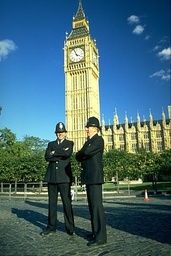
#> input picture task2/policemen.jpg, 171 x 256 px, shrunk from 321 x 481 before the run
$ python task1.py
#> lines starting #> are read from the running program, lines starting #| are printed output that depends on the picture
import sys
import numpy as np

from PIL import Image
from sklearn.cluster import KMeans

class Kmeans:
    def __init__(self, cluster_num, iter_num=10, reuse=1):
        self.cluster_num = cluster_num
        self.iter_num = iter_num
        self.reuse = reuse

        self.values = []
        self.best_value_ind = 0

    def fit_raw(self, X):
        clusters = np.zeros(X.shape[0], dtype=int)
        centroids = np.array([X[i] for i in np.random.randint(X.shape[0], size=self.cluster_num)])

        functional = 0
        for i in xrange(self.iter_num):
            newcentroids = np.zeros((self.cluster_num, X.shape[1]))
            elements = np.zeros(self.cluster_num)

            for j in range(X.shape[0]):
                norms = np.array([np.linalg.norm(centroid - X[j]) for centroid in centroids])
                clusters[j] = np.argmin(norms)

                newcentroids[clusters[j]] += X[j]
                elements[clusters[j]] += 1

                functional += norms[clusters[j]] ** 2

            for j in xrange(self.cluster_num):
                if not elements[j] == 0:
                    newcentroids[j] /= elements[j]

            if np.equal(centroids, newcentroids).all():
                return clusters, centroids, functional

            centroids = newcentroids

        return clusters, centroids, functional

    def fit(self, X):
        self.values = [self.fit_raw(X) for i in xrange(self.reuse)]
        self.best_value_ind = np.argmin([value[2] for value in self.values])

        return self.values[self.best_value_ind]


def compress_original(input_image, k, n, reuse):
    kms = Kmeans(k, n, reuse)

    img_matrix = input_image.reshape((input_image.shape[0] *  input_image.shape[1]), input_image.shape[2])
    clusters, centroids, functional = kms.fit(img_matrix)

    output_image = np.zeros(img_matrix.shape)
    for i in xrange(img_matrix.shape[0]):
        output_image[i] = centroids[clusters[i]]

    return output_image.reshape(input_image.shape).astype(np.uint8)

def compress_sklearn(input_image, k):
    img_matrix = input_image.reshape((input_image.shape[0] * input_image.shape[1]), input_image.shape[2])
    kmeans = KMeans(n_clusters=k, random_state=0).fit(img_matrix)

    output_image = np.zeros(img_matrix.shape)
    for i in xrange(img_matrix.shape[0]):
        output_image[i] = kmeans.cluster_centers_[kmeans.labels_[i]]

    return output_image.reshape(input_image.shape).astype(np.uint8)

if __name__ == '__main__':
    image_name = 'policemen.jpg'

    print('Compressing: ' + image_name)
    input_image = np.asarray(Image.open(image_name))
#> input_image is the input picture: shape (256, 171, 3); mean R, G, B 68.7, 104.9, 115.3

    comp_db = compress_original(input_image, 5, 10, 1)
#> in fit, `self.values = [self.fit_raw(X) for i in xrange(self.reuse)]`: self.values = 1 item
#> in fit, `self.best_value_ind = np.argmin([value[2] for value in self.values])`: self.best_value_ind = 0
#> in compress_original, `clusters, centroids, functional = kms.fit(img_matrix)`: centroids = [[99.14, 116.1, 85.88], [25.05, 42.96, 33.56], [27.29, 74.83, 110.7], [60.74, 131.4, 194.8], [206, 214.5, 167.5]]; functional = 1.7e+09
#> in compress_original, `return output_image.reshape(input_image.shape).astype(np.uint8)`:
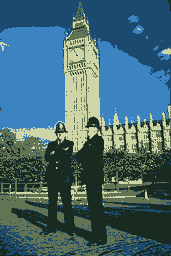
#> returned value: shape (256, 171, 3); mean of channels 0, 1, 2 68.4, 104.3, 114.6; drawn as R, G, B
    comp_ch = compress_original(input_image, 7, 10, 1)
#> (the run stopped early here; a loop or call above may not have finished)
